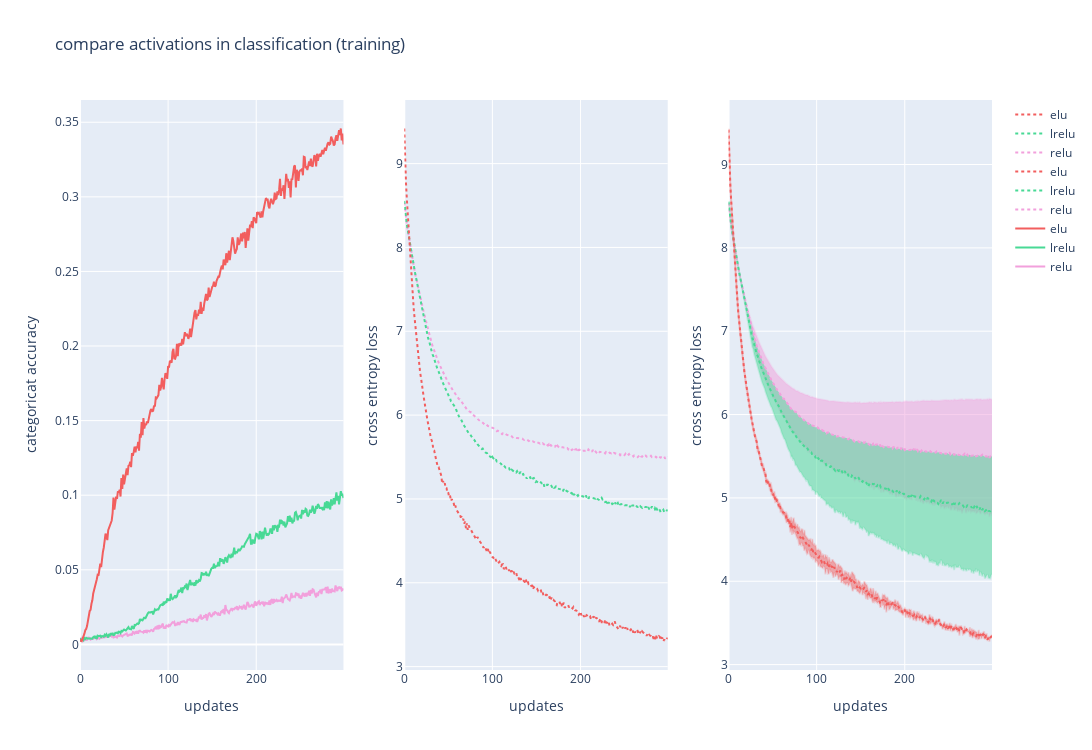

The cell this chart's notebook holds for it:
### Code cell
fig = make_subplots(rows=1, cols=3)

fig.add_trace(go.Scatter(x=x_,
                         y=test_2_acc['relu acc'],
                         line=dict(color='rgb(242, 160, 220)'),
                         mode='lines',
                         name='relu'
                         ),
              row=1, col=1
              )

fig.add_trace(go.Scatter(x=x_,
                         y=test_2_acc['lrelu acc'],
                         line=dict(color='rgb(72, 217, 149)'),
                         mode='lines',
                         name='lrelu'
                         ),
              row=1, col=1
              )

fig.add_trace(go.Scatter(x=x_,
                         y=test_2_acc['elu acc'],
                         line=dict(color='rgb(242, 94, 94)'),
                         mode='lines',
                         name='elu'
                         ),
              row=1, col=1
              )

fig.add_trace(go.Scatter(x=x_,
                         y=test_2_loss['relu loss'],
                         line=dict(color='rgb(242, 160, 220)', dash='dot'),
                         mode='lines',
                         name='relu'
                         ),
              row=1, col=2
              )

fig.add_trace(go.Scatter(x=x_,
                         y=test_2_loss['lrelu loss'],
                         line=dict(color='rgb(72, 217, 149)', dash='dot'),
                         mode='lines',
                         name='lrelu'
                         ),
              row=1, col=2
              )

fig.add_trace(go.Scatter(x=x_,
                         y=test_2_loss['elu loss'],
                         line=dict(color='rgb(242, 94, 94)', dash='dot'),
                         mode='lines',
                         name='elu'
                         ),
              row=1, col=2
              )

fig.add_trace(go.Scatter(x=x_,
                         y=test_2_loss['relu loss'] + test_2_loss_std['relu loss'],
                         fill=None,
                         mode='lines',
                         line_color='rgba(242, 160, 220,0.2)',
                         hoverinfo="skip",
                         showlegend=False),
              row=1, col=3
              )

fig.add_trace(go.Scatter(x=x_,
                         y=test_2_loss['relu loss'] - test_2_loss_std['relu loss'],
                         fill='tonexty',  # fill area between trace0 and trace1
                         mode='lines',
                         line_color='rgba(242, 160, 220,0.2)',
                         hoverinfo="skip",
                         showlegend=False),
              row=1, col=3
              )

fig.add_trace(go.Scatter(x=x_,
                         y=test_2_loss['relu loss'],
                         line=dict(color='rgb(242, 160, 220)', dash='dot'),
                         mode='lines',
                         name='relu'
                         ),
              row=1, col=3
              )

fig.add_trace(go.Scatter(x=x_,
                         y=test_2_loss['lrelu loss'] - test_2_loss_std['lrelu loss'],
                         fill='tonexty',  # fill area between trace0 and trace1
                         mode='lines',
                         line_color='rgba(72, 217, 149,0.2)',
                         hoverinfo="skip",
                         showlegend=False),
              row=1, col=3
              )

fig.add_trace(go.Scatter(x=x_,
                         y=test_2_loss['lrelu loss'],
                         line=dict(color='rgb(72, 217, 149)', dash='dot'),
                         mode='lines',
                         name='lrelu'
                         ),
              row=1, col=3
              )

fig.add_trace(go.Scatter(x=x_,
                         y=test_2_loss['elu loss'] + test_2_loss_std['elu loss'],
                         fill=None,
                         mode='lines',
                         line_color='rgba(242, 94, 94, 0.2)',
                         hoverinfo="skip",
                         showlegend=False),
              row=1, col=3
              )

fig.add_trace(go.Scatter(x=x_,
                         y=test_2_loss['elu loss'] - test_2_loss_std['elu loss'],
                         fill='tonexty',  # fill area between trace0 and trace1
                         mode='lines',
                         line_color='rgba(242, 94, 94, 0.2)',
                         hoverinfo="skip",
                         showlegend=False),
              row=1, col=3
              )

fig.add_trace(go.Scatter(x=x_,
                         y=test_2_loss['elu loss'],
                         line=dict(color='rgb(242, 94, 94)', dash='dot'),
                         mode='lines',
                         name='elu'
                         ),
              row=1, col=3
              )

fig.update_layout(height=750, width=3600, title_text="compare activations in classification (training)")

fig.update_xaxes(title_text="updates", row=1, col=1)
fig.update_xaxes(title_text="updates", row=1, col=2)
fig.update_xaxes(title_text="updates", row=1, col=3)
fig.update_yaxes(title_text="categoricat accuracy", row=1, col=1)
fig.update_yaxes(title_text="cross entropy loss", row=1, col=2)
fig.update_yaxes(title_text="cross entropy loss", row=1, col=3)

fig.write_html('../../../images/activation/elus/test-2-activation-comp-1.html')
fig.write_image('../../../images/activation/elus/test-2-activation-comp-1.jpg')

fig.show()

### Figure 1 — Plotly figure (JSON) as saved in the notebook; plotly's stock layout.template omitted (floating-point values rounded to 4 significant figures; data arrays with more than 128 entries replaced by an {"elided": "..."} marker saying what was removed)
{"data": [{"line": {"color": "rgb(242, 160, 220)"}, "mode": "lines", "name": "relu", "x": {"elided": "300 int values"}, "y": {"elided": "300 float values"}, "type": "scatter", "xaxis": "x", "yaxis": "y"}, {"line": {"color": "rgb(72, 217, 149)"}, "mode": "lines", "name": "lrelu", "x": {"elided": "300 int values"}, "y": {"elided": "300 float values"}, "type": "scatter", "xaxis": "x", "yaxis": "y"}, {"line": {"color": "rgb(242, 94, 94)"}, "mode": "lines", "name": "elu", "x": {"elided": "300 int values"}, "y": {"elided": "300 float values"}, "type": "scatter", "xaxis": "x", "yaxis": "y"}, {"line": {"color": "rgb(242, 160, 220)", "dash": "dot"}, "mode": "lines", "name": "relu", "x": {"elided": "300 int values"}, "y": {"elided": "300 float values"}, "type": "scatter", "xaxis": "x2", "yaxis": "y2"}, {"line": {"color": "rgb(72, 217, 149)", "dash": "dot"}, "mode": "lines", "name": "lrelu", "x": {"elided": "300 int values"}, "y": {"elided": "300 float values"}, "type": "scatter", "xaxis": "x2", "yaxis": "y2"}, {"line": {"color": "rgb(242, 94, 94)", "dash": "dot"}, "mode": "lines", "name": "elu", "x": {"elided": "300 int values"}, "y": {"elided": "300 float values"}, "type": "scatter", "xaxis": "x2", "yaxis": "y2"}, {"hoverinfo": "skip", "line": {"color": "rgba(242, 160, 220,0.2)"}, "mode": "lines", "showlegend": false, "x": {"elided": "300 int values"}, "y": {"elided": "300 float values"}, "type": "scatter", "xaxis": "x3", "yaxis": "y3"}, {"fill": "tonexty", "hoverinfo": "skip", "line": {"color": "rgba(242, 160, 220,0.2)"}, "mode": "lines", "showlegend": false, "x": {"elided": "300 int values"}, "y": {"elided": "300 float values"}, "type": "scatter", "xaxis": "x3", "yaxis": "y3"}, {"line": {"color": "rgb(242, 160, 220)", "dash": "dot"}, "mode": "lines", "name": "relu", "x": {"elided": "300 int values"}, "y": {"elided": "300 float values"}, "type": "scatter", "xaxis": "x3", "yaxis": "y3"}, {"fill": "tonexty", "hoverinfo": "skip", "line": {"color": "rgba(72, 217, 149,0.2)"}, "mode": "lines", "showlegend": false, "x": {"elided": "300 int values"}, "y": {"elided": "300 float values"}, "type": "scatter", "xaxis": "x3", "yaxis": "y3"}, {"line": {"color": "rgb(72, 217, 149)", "dash": "dot"}, "mode": "lines", "name": "lrelu", "x": {"elided": "300 int values"}, "y": {"elided": "300 float values"}, "type": "scatter", "xaxis": "x3", "yaxis": "y3"}, {"hoverinfo": "skip", "line": {"color": "rgba(242, 94, 94, 0.2)"}, "mode": "lines", "showlegend": false, "x": {"elided": "300 int values"}, "y": {"elided": "300 float values"}, "type": "scatter", "xaxis": "x3", "yaxis": "y3"}, {"fill": "tonexty", "hoverinfo": "skip", "line": {"color": "rgba(242, 94, 94, 0.2)"}, "mode": "lines", "showlegend": false, "x": {"elided": "300 int values"}, "y": {"elided": "300 float values"}, "type": "scatter", "xaxis": "x3", "yaxis": "y3"}, {"line": {"color": "rgb(242, 94, 94)", "dash": "dot"}, "mode": "lines", "name": "elu", "x": {"elided": "300 int values"}, "y": {"elided": "300 float values"}, "type": "scatter", "xaxis": "x3", "yaxis": "y3"}], "layout": {"xaxis": {"anchor": "y", "domain": [0.0, 0.2889], "title": {"text": "updates"}}, "yaxis": {"anchor": "x", "domain": [0.0, 1.0], "title": {"text": "categoricat accuracy"}}, "xaxis2": {"anchor": "y2", "domain": [0.3556, 0.6444], "title": {"text": "updates"}}, "yaxis2": {"anchor": "x2", "domain": [0.0, 1.0], "title": {"text": "cross entropy loss"}}, "xaxis3": {"anchor": "y3", "domain": [0.7111, 1.0], "title": {"text": "updates"}}, "yaxis3": {"anchor": "x3", "domain": [0.0, 1.0], "title": {"text": "cross entropy loss"}}, "title": {"text": "compare activations in classification (training)"}, "height": 750, "width": 3600}}
